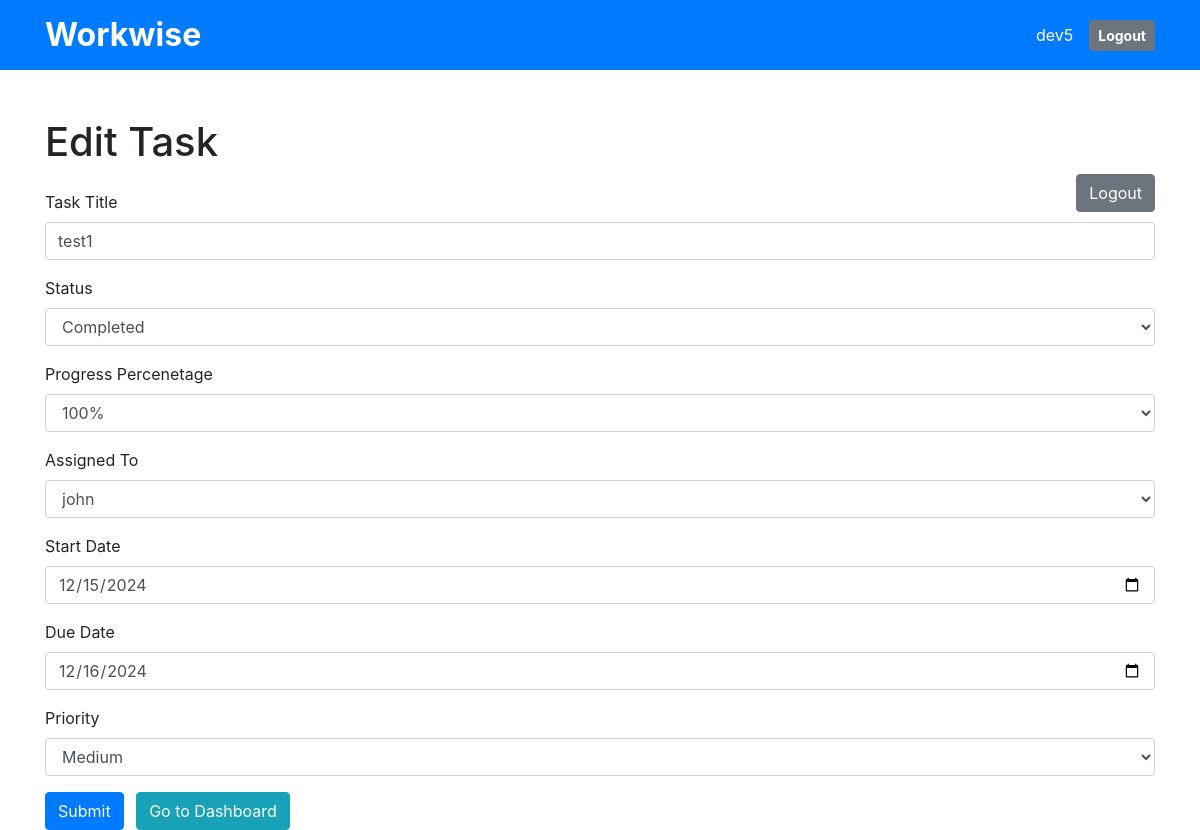
/task_page?task_id=1 (signed in), run on the app's committed database.
### app.py (models this page shows, shortened)
class User(db.Model, UserMixin):
    id = db.Column(db.Integer, primary_key=True)
    name = db.Column(db.String(100), nullable=True)
    email_id = db.Column(db.String(100), nullable=True)
    mobile_number = db.Column(db.String(100), nullable=True)
    designation = db.Column(db.String(100), nullable=True)
    address = db.Column(db.String(100), nullable=True)
    password_hash = db.Column(db.String(128), nullable=True)
    role = db.Column(db.String(20), nullable=True,
                     default='viewer')  # Roles: admin, dev, viewer
    created_date = db.Column(db.Date, nullable=True)
    modified_date = db.Column(db.Date, nullable=True)
    status = db.Column(db.String(20), default='Active')

class Task(db.Model):
    task_id = db.Column(db.Integer, primary_key=True)
    title = db.Column(db.String(100), nullable=True)
    status = db.Column(db.String(20), default='Pending')
    progress_percentage = db.Column(db.String(20), default='0%')
    assigned_to = db.Column(db.Integer, db.ForeignKey(
        'user.id'))  # Link to User table
    start_date = db.Column(db.Date, nullable=True)
    due_date = db.Column(db.Date, nullable=True)
    priority = db.Column(db.String(20), default='Medium')  # High, Medium, Low
    completion_date = db.Column(db.Date, nullable=True)
    delete_status = db.Column(db.String(20), default='False')
    user = db.relationship('User', backref='tasks', lazy=True)

### app.py (the view)
@app.route('/task_page', methods=['GET'])
@login_required
def task_page():
    print("task_page")
    try:
        task_id = request.args.get('task_id')
        if task_id:
            task = Task.query.filter_by(task_id=task_id).all()[0]
        user_query = User.query.filter_by(role='dev').all()
        print(user_query)
        if task_id:
            user_query = [
                user for user in user_query if user.name != task.assigned_to]
        print(user_query)
        if task_id:
            return render_template('create_task.html', users=user_query, task=task)
    except Exception as e:
        print("Task error : ", e)
    return render_template('create_task.html', users=user_query)

### app.py (called while the page is built)
@login_manager.user_loader
def load_user(user_id):
    return db.session.get(User, int(user_id))

### templates/create_task.html (shortened to what this page needs)
<!DOCTYPE html>
<html lang="en">
<head>
  <link href="https://stackpath.bootstrapcdn.com/bootstrap/4.5.2/css/bootstrap.min.css" rel="stylesheet" />
</head>
<body>
  <div class="bg-primary text-white py-3">
    <div class="container d-flex justify-content-between align-items-center">
      <h1 class="mb-0" style="font-size: 2rem; font-weight: bold;">Workwise</h1>
      <div class="d-flex align-items-center">
        <span class="mr-3">{{ current_user.name }}</span>
        <a href="{{ url_for('logout') }}" class="btn btn-secondary btn-sm font-weight-bold">Logout</a>
      </div>
    </div>
  </div>
  <div class="container mt-5">
    {% if task %}
    <h1>Edit Task</h1>
    <a href="{{ url_for('logout') }}" class="btn btn-secondary float-right">Logout</a>
    <form method="POST" action="{{ url_for('add_task') }}" class="mt-4">
      <div class="form-group">
        <label for="taskName">Task Title</label>
        <input type="text" class="form-control" id="taskTitle" name="task_title" placeholder="Enter task title"
          value="{{task.title}}" required />
      </div>
      <div class="form-group">
        <label for="status">Status</label>
        <select class="form-control" id="status" name="status">
          {% if task.status == "Pending" %}
          <option value="Pending">Pending</option>
          <option value="Completed">Completed</option>
          {% else %}
          <option value="Completed">Completed</option>
          {% endif %}
        </select>
      </div>
      <div class="form-group">
        <label for="progress_percent">Progress Percenetage</label>
        <select class="form-control" id="status" name="progress_percentage">
          {% if task.progress_percentage == "0%" %}
            <option value="0%">0%</option>
            <option value="25%">25%</option>
            <option value="50%">50%</option>
            <option value="75%">75%</option>
            <option value="100%">100%</option>
          {% elif task.progress_percentage == "25%" %}
            <option value="25%">25%</option>
            <option value="0%">0%</option>
            <option value="50%">50%</option>
            <option value="75%">75%</option>
            <option value="100%">100%</option>
          {% elif task.progress_percentage == "50%" %}
            <option value="50%">50%</option>
            <option value="0%">0%</option>
            <option value="25%">25%</option>
            <option value="75%">75%</option>
            <option value="100%">100%</option>
          {% elif task.progress_percentage == "75%" %}
            <option value="75%">75%</option>
            <option value="0%">0%</option>
            <option value="25%">25%</option>
            <option value="50%">50%</option>
            <option value="100%">100%</option>
          {% else %}
            <option value="100%">100%</option>
          {% endif %}
        </select>
      </div>
      <div class="form-group">
        <label for="assigned_to">Assigned To</label>
        <select class="form-control" id="assigned_to" name="assigned_to">
          <option value="{{ task.assigned_to }}">{{ task.assigned_to }}</option>
        </select>
      </div>
      <div class="form-group">
        <label for="startDate">Start Date</label>
        <input type="date" class="form-control" id="startDate" name="start_date" value="{{task.start_date}}" required />
      </div>
      <div class="form-group">
        <label for="dueDate">Due Date</label>
        <input type="date" class="form-control" id="dueDate" name="due_date" value="{{task.due_date}}" required />
      </div>
      <div class="form-group">
        <label for="priority">Priority</label>
        <select class="form-control" id="priority" name="priority">
          {% if task.priority == "Low" %}
          <option value="Low">Low</option>
          <option value="Medium">Medium</option>
          <option value="High">High</option>
          {% elif task.priority == "Medium" %}
          <option value="Medium">Medium</option>
          {% else %}
          <option value="High">High</option>
          <option value="Medium">Medium</option>
          <option value="Low">Low</option>
          {% endif %}
        </select>
      </div>
      <button type="submit" class="btn btn-primary">Submit</button>
      <button type="button" class="btn btn-info ml-2" onclick="goToDashboard()">
        Go to Dashboard
      </button>
    </form>
      {% endif %}
  </div>
</body>
</html>

### data on the page
User: name "dev5"
Task: task_title "test1", status "Completed", progress_percentage "100%", assigned_to "john", start_date "12/15/2024", due_date "12/16/2024", priority "Medium"
